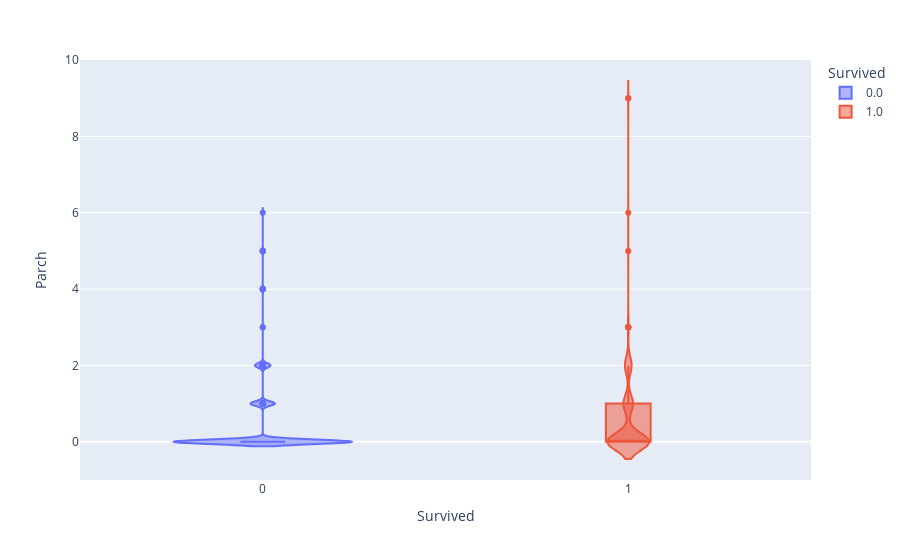

Notebook cell for this chart:
### Code cell
violin('Parch')

### Figure 1 — Plotly figure (JSON) as saved in the notebook; plotly's stock layout.template omitted (floating-point values rounded to 4 significant figures; data arrays with more than 128 entries replaced by an {"elided": "..."} marker saying what was removed)
{"data": [{"alignmentgroup": "True", "box": {"visible": true}, "hovertemplate": "Survived=%{x}<br>Parch=%{y}<extra></extra>", "legendgroup": "0.0", "marker": {"color": "#636efa"}, "name": "0.0", "offsetgroup": "0.0", "orientation": "v", "scalegroup": "True", "showlegend": true, "type": "violin", "x": {"elided": "801 int values"}, "x0": " ", "xaxis": "x", "y": {"elided": "801 int values"}, "y0": " ", "yaxis": "y"}, {"alignmentgroup": "True", "box": {"visible": true}, "hovertemplate": "Survived=%{x}<br>Parch=%{y}<extra></extra>", "legendgroup": "1.0", "marker": {"color": "#EF553B"}, "name": "1.0", "offsetgroup": "1.0", "orientation": "v", "scalegroup": "True", "showlegend": true, "type": "violin", "x": {"elided": "508 int values"}, "x0": " ", "xaxis": "x", "y": {"elided": "508 int values"}, "y0": " ", "yaxis": "y"}], "layout": {"legend": {"title": {"text": "Survived"}, "tracegroupgap": 0}, "margin": {"t": 60}, "violinmode": "overlay", "xaxis": {"anchor": "y", "categoryarray": [0, 1], "categoryorder": "array", "domain": [0, 1], "title": {"text": "Survived"}}, "yaxis": {"anchor": "x", "domain": [0, 1], "title": {"text": "Parch"}}}}
